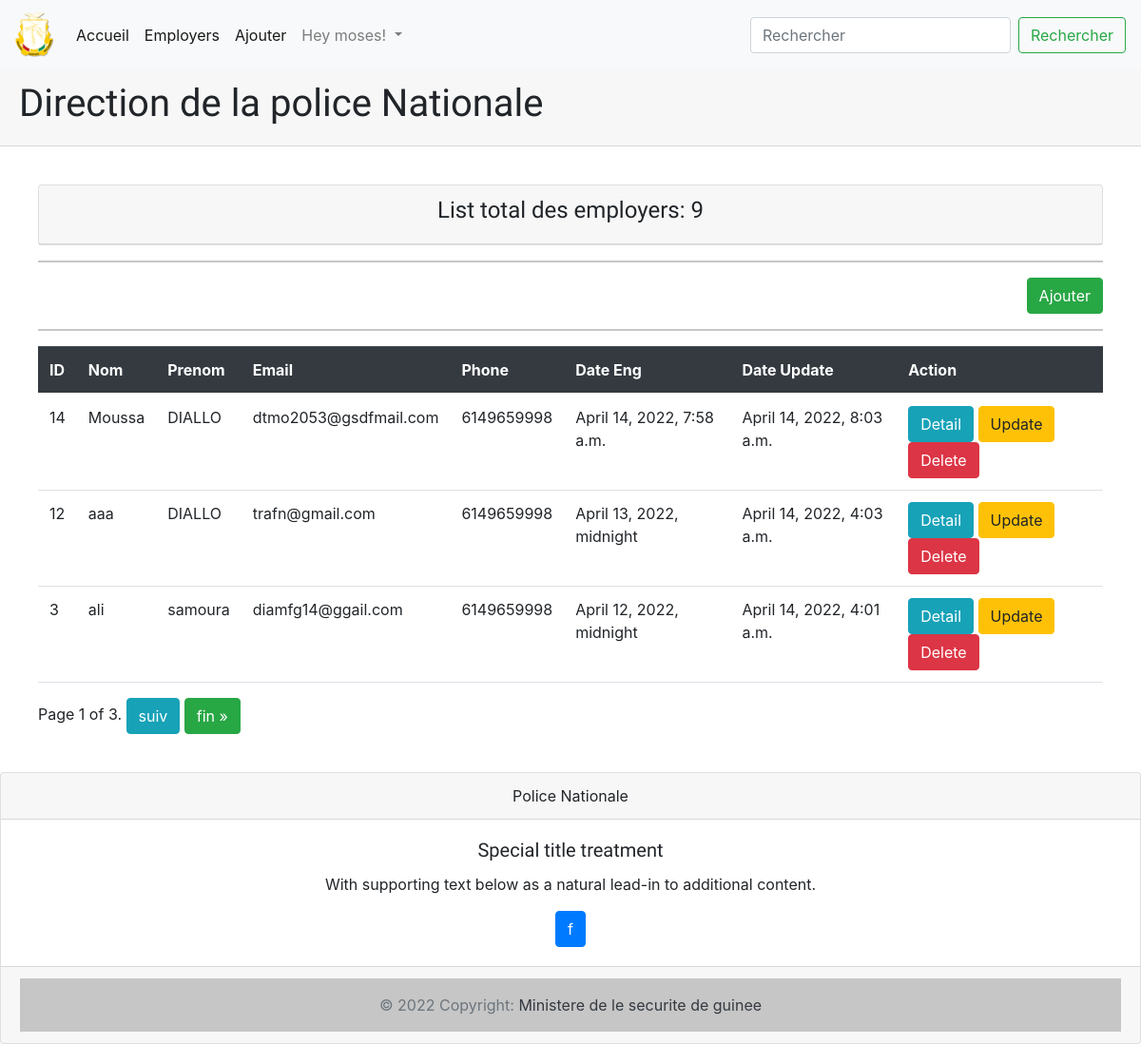
The app's page /employers-list (signed in), older data.
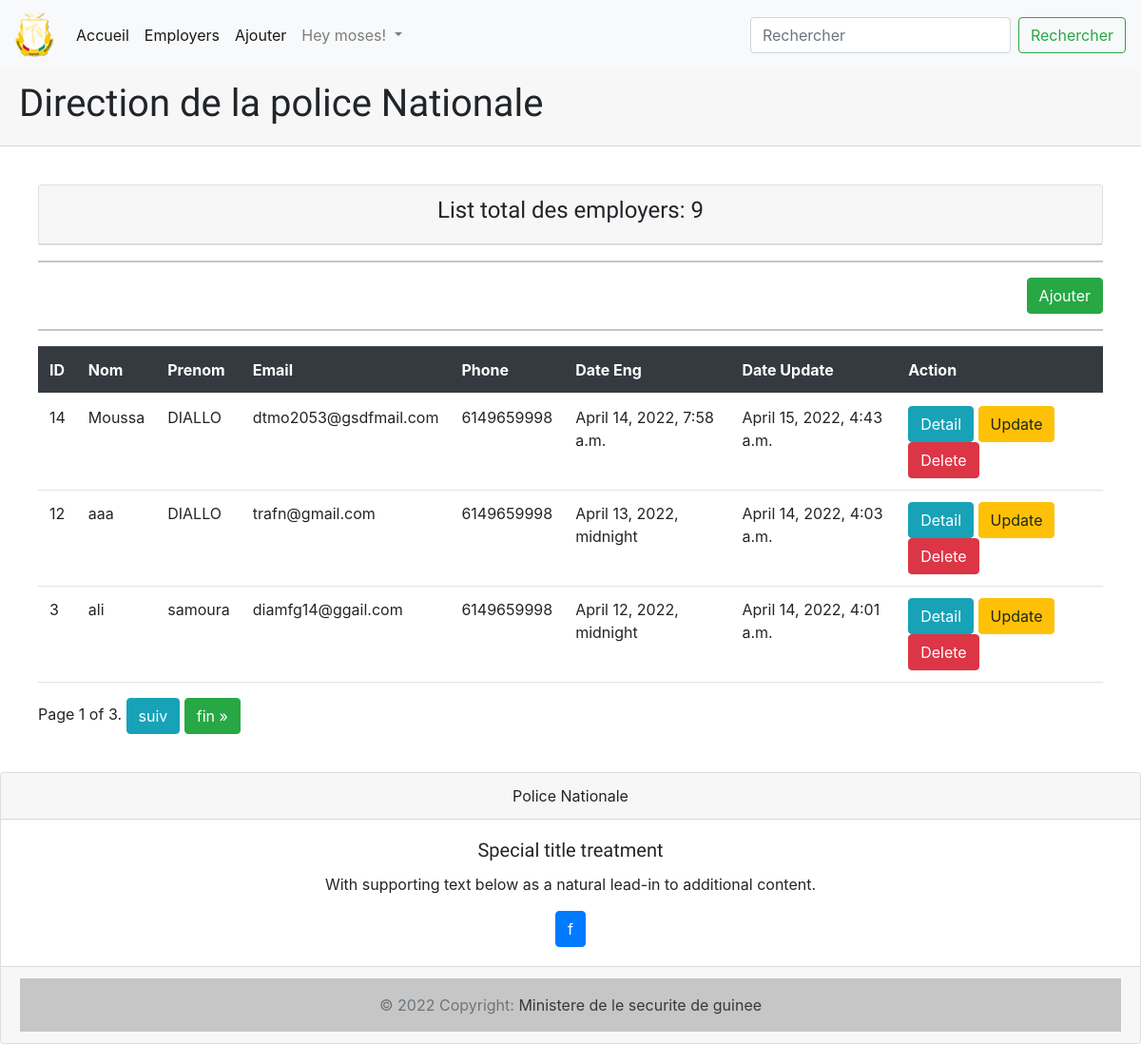
The same page, newer data.
### employers/models.py (models this page shows, shortened)
class Employers(models.Model):
    firstname = models.CharField(max_length=250)
    lastname = models.CharField(max_length=250)
    email = models.EmailField()
    status = models.CharField(max_length=60,
                              choices=choice,
                              default='1'
                              )
    matricule = models.CharField(max_length=350, null=True)
    phone = models.CharField(max_length=50)
    image = models.ImageField(upload_to='images')
    registrationDate = models.DateTimeField(auto_now_add=True)
    date_updated = models.DateTimeField(auto_now=True)

### employers/views.py (the view)
# urls.py: path('employers-list', views.EmployerList, name='employers-list'),
def EmployerList(request):
    employers = Employers.objects.all().order_by("firstname")
    count = employers.count()
    paginator = Paginator(employers, 3)
    page_number = request.GET.get('page')
    page_obj = paginator.get_page(page_number)
    return render(request, "employers-list.html", {'employers': employers,
                                                   'count': count,
                                                   'page_obj': page_obj
                                                   })

### employers/templates/employers-list.html (shortened to what this page needs)
{% extends "base.html" %} {% block content %} {% if user.is_authenticated %}
<div class="card-body">
  <div class="card">
    <div class="card-header">
      <h4 class="text-center">List total des employers: {{count}}</h4>
    </div>
  </div>
  <hr />
  <div class="text-right">
    <a type="button" class="btn btn-success" href="{%url 'employer-create' %}"
      >Ajouter</a
    >
  </div>
  <hr />
  <div class="table-responsive">
    <table class="table">
      <thead class="thead-dark">
        <tr>
          <th scope="col">ID</th>
          <th scope="col">Nom</th>
          <th scope="col">Prenom</th>
          <th scope="col">Email</th>
          <th scope="col">Phone</th>
          <th scope="col">Date Eng</th>
          <th scope="col">Date Update</th>
          <th scope="col">Action</th>
        </tr>
      </thead>
      <tbody>
        {% for employers in page_obj %}
        <tr>
          <td>{{ employers.pk }}</td>
          <td>{{ employers.firstname }}</td>
          <td>{{ employers.lastname }}</td>
          <td>{{ employers.email }}</td>
          <td>{{ employers.phone }}</td>
          <td>{{ employers.registrationDate }}</td>
          <td>{{ employers.date_updated }}</td>
          <td>
            <a
              type="button"
              class="btn btn-info"
              href="/employer-detail/{{ employers.pk }}"
              >Detail</a
            >
            <a
              type="button"
              class="btn btn-warning"
              href="/employer-update/{{ employers.pk }}"
              >Update</a
            >
            {% if perms.auth.delete_user %}
            <a
              type="button"
              class="btn btn-danger"
              href="/employer-delete/{{ employers.id }}"
              >Delete</a
            >
            {% endif %}
          </td>
        </tr>
        {% endfor %}
      </tbody>
    </table>
  </div>
  <div class="pagination">
    <span class="step-links">
      <span class="current">
        Page {{ page_obj.number }} of {{ page_obj.paginator.num_pages }}.
      </span>
      {% if page_obj.has_next %}
      <a
        type="button"
        class="btn btn-info"
        href="?page={{ page_obj.next_page_number }}"
        >suiv</a
      >
      <a
        type="button"
        class="btn btn-success"
        href="?page={{ page_obj.paginator.num_pages }}"
        >fin &raquo;</a
      >
      {% endif %}
    </span>
  </div>
</div>
{% else %}
<p>Vous n'etes pas connecter</p>
<a class="btn btn-outline-primary" href="{% url 'login' %}">Connecter ici</a>
{% endif %}
{% endblock %}

Row changes from the older to the newer data that the page shows:
changed Employers "Moussa": date_updated "April 14, 2022, 8:03 a.m." → "April 15, 2022, 4:43 a.m."
